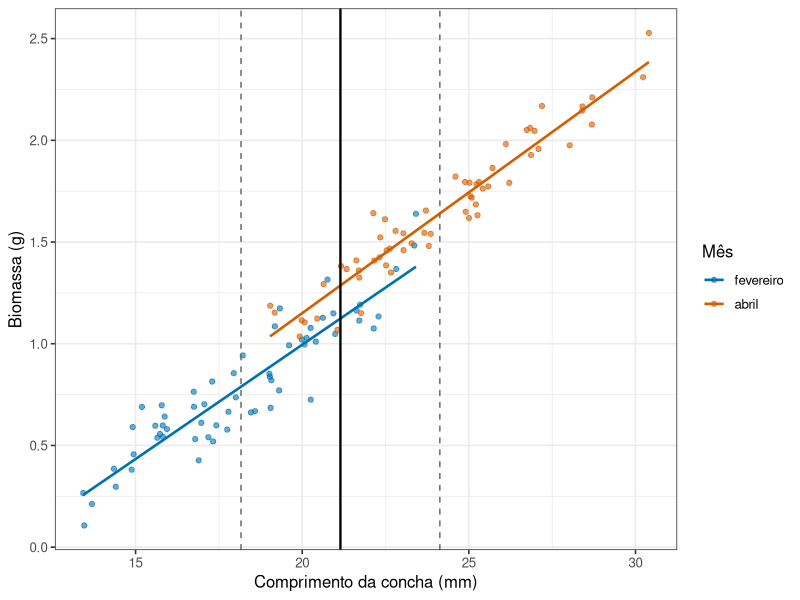
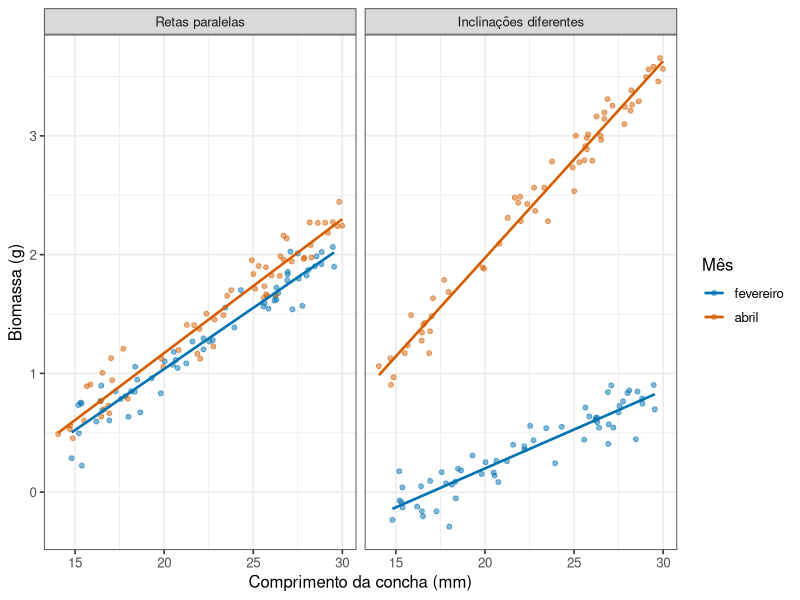

These charts were generated, in order, by the following R code:
## ---- chunk 1
#| include: false
library(tidyverse)
theme_set(theme_bw(base_size = 12))
## ---- chunk 2
#| echo: false
#| label: fig-pread08-ajuste
#| fig-cap: "Biomassa em função do comprimento em dois meses. As linhas verticais tracejadas marcam o comprimento médio de cada mês; a linha cheia marca um comprimento comum aos dois."
#| fig-alt: "Gráfico de dispersão com dois grupos de pontos e duas retas paralelas ascendentes. Os pontos de fevereiro se concentram à esquerda, em comprimentos menores, e os de abril à direita."
#| fig-height: 3.8

fev <- tibble(mes = "fevereiro", comprimento = rnorm(60, 18, 2.5))
abr <- tibble(mes = "abril",     comprimento = rnorm(60, 24, 2.5))

moluscos <- bind_rows(fev, abr) |>
  mutate(
    biomassa = -1.2 + 0.11 * comprimento + if_else(mes == "abril", 0.20, 0) + rnorm(120, 0, 0.12),
    mes = fct_relevel(mes, "fevereiro")
  )

medias_mes <- moluscos |>
  group_by(mes) |>
  summarise(comprimento_medio = mean(comprimento))

comprimento_comum <- mean(medias_mes$comprimento_medio)

ggplot(moluscos, aes(x = comprimento, y = biomassa, colour = mes)) +
  geom_point(alpha = 0.6) +
  geom_smooth(method = "lm", se = FALSE, linewidth = 0.9) +
  geom_vline(xintercept = medias_mes$comprimento_medio, linetype = "dashed", colour = "grey40") +
  geom_vline(xintercept = comprimento_comum, linewidth = 0.8) +
  scale_colour_manual(values = c(fevereiro = "#0072B2", abril = "#D55E00")) +
  labs(x = "Comprimento da concha (mm)", y = "Biomassa (g)", colour = "Mês")
## ---- chunk 3
#| echo: false
#| label: fig-pread08-paralelas
#| fig-cap: "Dois cenários possíveis. À esquerda, o modelo aditivo com retas paralelas. À direita, inclinações diferentes entre os grupos."
#| fig-alt: "Dois painéis. No painel da esquerda as duas retas são paralelas; no da direita elas divergem, com a reta de abril subindo mais rápido."
#| fig-height: 3.4

x <- runif(120, 14, 30)
grupo <- rep(c("fevereiro", "abril"), each = 60)

cen <- bind_rows(
  tibble(cenario = "Retas paralelas", mes = grupo, comprimento = x,
         biomassa = -1.2 + 0.11 * x + if_else(grupo == "abril", 0.20, 0) + rnorm(120, 0, 0.15)),
  tibble(cenario = "Inclinações diferentes", mes = grupo, comprimento = x,
         biomassa = -1.2 + if_else(grupo == "abril", 0.16, 0.07) * x + rnorm(120, 0, 0.15))
) |>
  mutate(
    mes = fct_relevel(mes, "fevereiro"),
    cenario = fct_relevel(cenario, "Retas paralelas")
  )

ggplot(cen, aes(x = comprimento, y = biomassa, colour = mes)) +
  geom_point(alpha = 0.5, size = 1.4) +
  geom_smooth(method = "lm", se = FALSE, linewidth = 0.9) +
  facet_wrap(~ cenario) +
  scale_colour_manual(values = c(fevereiro = "#0072B2", abril = "#D55E00")) +
  labs(x = "Comprimento da concha (mm)", y = "Biomassa (g)", colour = "Mês")
